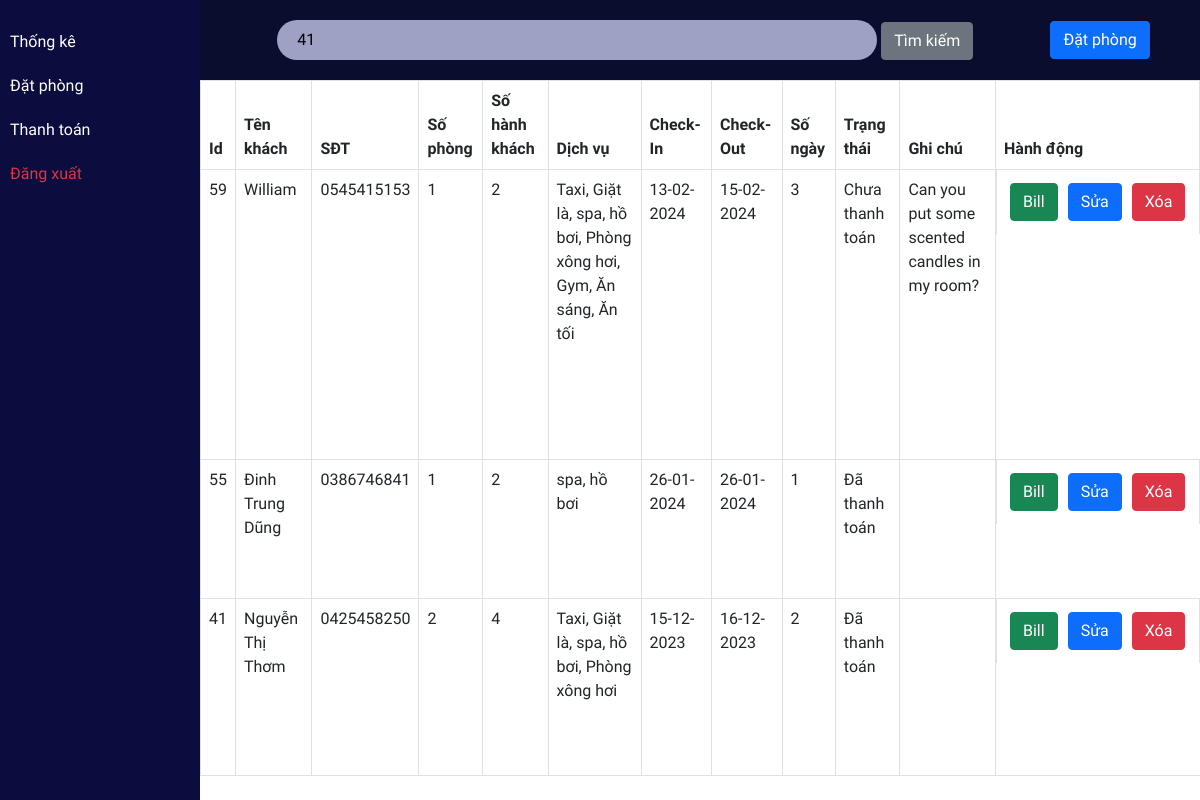
/views/reservation.php?keyword=41 (signed in), run on the app's committed database.
### tables this page shows
CREATE TABLE `reservation` (
  `id` int(11) NOT NULL AUTO_INCREMENT,
  `name` varchar(50) NOT NULL,
  `address` varchar(500) NOT NULL,
  `phone` varchar(15) NOT NULL,
  `email` varchar(50) NOT NULL,
  `no_room` int(5) NOT NULL,
  `no_guess` int(5) NOT NULL,
  `check_in` date NOT NULL,
  `check_out` date NOT NULL,
  `no_day` int(5) NOT NULL,
  `status` tinyint(1) NOT NULL,
  `note` varchar(500) DEFAULT NULL,
  `created_at` timestamp NULL DEFAULT CURRENT_TIMESTAMP,
  PRIMARY KEY (`id`)
);

### controllers/reservationController.php (called while the page is built, shortened)
<?php
include '../models/reservation.php';
class reservationController {
    public function findReservation($keyword) {
        $reservationModel = new reservation();
        $reservations = $reservationModel->findReservation($keyword);
        return $reservations;
    }
}
?>

### models/reservation.php (called while the page is built, shortened)
<?php
class reservation {
    public static function findReservation($keyword){
        global $conn;
        $roombooktablesql = "SELECT reservation.*, GROUP_CONCAT(service.name SEPARATOR ', ') AS listservice
    FROM reservation
    -- JOIN user ON reservation.user_id = user.id
    -- JOIN room_type ON reservation.room_type = room_type.id
    LEFT JOIN chosen_service ON reservation.id = chosen_service.reservation_id
    LEFT JOIN service ON chosen_service.service_id = service.id
    -- TODO: not only name
    WHERE reservation.id LIKE '%$keyword%' OR reservation.name LIKE '%$keyword%' OR reservation.phone LIKE '%$keyword%'
    GROUP BY reservation.id ORDER BY reservation.id DESC";
        $roombookresult = mysqli_query($conn, $roombooktablesql);
        return $roombookresult;
    }
}
?>

### views/reservation.php (the view, shortened to what this page needs)
<?php include 'header.php'; ?>
<?php
include '../controllers/reservationController.php';
$controller = new reservationController();
$keyword = isset($_REQUEST["keyword"]) ? $_REQUEST["keyword"] : "";
if (isset($_GET['keyword'])){
    $result = $controller->findReservation($keyword);
}
else {
    $result = $controller->getAllReservation();
}
?>
<?php include('sidebar.php')?>
  <div class="main-content">
  <div class="searchsection">
    <form action="" method="GET" class="w-75">
        <center>
            <input type="text" name="keyword" id="search_bar" placeholder="Nhập từ khóa tìm kiếm..." value="<?php echo $keyword ?>">
            <button class="btn btn-secondary" type="submit" >Tìm kiếm</button>
        </center>
    </form>
    <a href="reservation_modal_1.php" class="btn btn-primary">
        Đặt phòng
    </a>
    </div>
        <div class="room">
        <table class="table table-bordered" id="table-data">
            <thead>
                <tr>
                    <th scope="col">Id</th>
                    <th scope="col">Tên khách</th>
                    <th scope="col">SĐT</th>
                    <th scope="col">Số phòng</th>
                    <th scope="col">Số hành khách</th>
                    <th scope="col">Dịch vụ</th>
                    <th scope="col">Check-In</th>
                    <th scope="col">Check-Out</th>
                    <th scope="col">Số ngày</th>
                    <th scope="col">Trạng thái</th>
                    <th scope="col">Ghi chú</th>
                    <th scope="col" class="action">Hành động</th>
                </tr>
            </thead>
            <tbody>
                <?php
                    if ($result->num_rows > 0) {
                    foreach ($result as $res){
                ?>
                    <tr>
                        <td><?php echo $res['id'] ?></td>
                        <td><?php echo $res['name'] ?></td>
                        <td><?php echo $res['phone'] ?></td>
                        <td><?php echo $res['no_room'] ?></td>
                        <td><?php echo $res['no_guess'] ?></td>
                        <td>
                            <?php
                            if (isset($res['listservice'])) {
                                echo $res['listservice'];
                            } else {
                                echo '';
                            }
                            ?>
                        </td>
                        <td><?php echo date('d-m-Y', strtotime($res['check_in'])) ?></td>
                        <td><?php echo date('d-m-Y', strtotime($res['check_out'])) ?></td>
                        <td><?php echo $res['no_day'] ?></td>
                        <td>
                            <?php
                            if ($res['status'] == 0) echo 'Chưa thanh toán';
                            elseif ($res['status'] == 1) echo 'Đã thanh toán';
                            elseif ($res['status'] == 2) echo 'Hủy đặt phòng';
                            else echo 'Chưa rõ trạng thái';
                            ?>
                        </td>
                        <td><?php echo $res['note'] ?></td>
                        <td class="action">
                            <button class="btn btn-success" data-bs-toggle="modal" data-bs-target="#paymentModal" onclick="setReservationID(<?php echo $res['id']; ?>)">
                                Bill
                            </button>
                            <?php if(isset($_SESSION['staffRole']) && $_SESSION['staffRole']=='Admin'){ ?>
                            <a href="reservationedit.php?id=<?php echo $res['id'] ?>"><button class="btn btn-primary">Sửa</button></a>
                            <a href="reservation.php?delete=<?php echo $res['id'] ?>" onclick="return confirm('Bạn có chắc muốn xóa đơn #<?php echo $res['id']?> không?')"><button class='btn btn-danger'>Xóa</button></a>
                            <?php } ?>
                        </td>
                    </tr>
                <?php
                }
            } else {
                echo "<tr><td colspan='12' style='text-align: center;'>Không tìm thấy kết quả phù hợp.</td></tr>";
            }
                ?>
            </tbody>
        </table>
    </div>
  </div>
<?php include 'footer.php'; ?>

### css/room.css (style rules this page uses)
:root { --bg-text-shadow: 0 2px 4px rgb(13 0 77 / 8%), 0 3px 6px rgb(13 0 77 / 8%), 0 8px 16px rgb(13 0 77 / 8%); --bg-box-shadow: 0px 0px 20px 6px rgba(8, 8, 15, 0.31); }
* { margin: 0; padding: 0; font-family: Consolas, sans-serif; }
.room { display: flex; position: relative; height: 89vh; overflow-y: scroll; justify-content: space-evenly; flex-wrap: wrap; }

### css/roombook.css (style rules this page uses)
:root { --bg-text-shadow: 0 2px 4px rgb(13 0 77 / 8%), 0 3px 6px rgb(13 0 77 / 8%), 0 8px 16px rgb(13 0 77 / 8%); --bg-box-shadow: 0px 0px 20px 6px rgba(26, 30, 164, 0.31); }
body { background-color: #ffff; }
* { margin: 0; padding: 0; font-family: Consolas, sans-serif; }
.searchsection { height: 80px; width: 100%; display: flex; justify-content: space-evenly; align-items: center; background-color: #0a0d2d; position: relative; z-index: 500; }
#search_bar { height: 40px; width: 80%; border: none; background-color: rgba(195, 198, 233, 0.8); padding-left: 20px; border-radius: 30px; }
a { color: black; }
.action a { text-decoration: none; }
.action button { display: flex; flex-wrap: wrap; margin: 5px; }

### css/dashboard.css (style rules this page uses)
:root { --bg-text-shadow: 0 2px 4px rgb(13 0 77 / 8%), 0 3px 6px rgb(13 0 77 / 8%), 0 8px 16px rgb(13 0 77 / 8%); --bg-box-shadow: 0px 0px 20px 6px rgba(26, 30, 164, 0.31); }
* { margin: 0; padding: 0; font-family: Consolas, sans-serif; }
td.action { display: flex; }
.main-content { margin-left: 200px; }

### data on the page
reservation: id "59", name "William", phone "0545415153", no_room "1", no_guess "2", listservice "Taxi, Giặt là, spa, hồ bơi, Phòng xông hơi, Gym, Ăn sáng, Ăn tối", check_in "13-02-2024", check_out "15-02-2024", no_day "3", status "Chưa thanh toán", note "Can you put some scented candles in my room?"
reservation: id "55", name "Đinh Trung Dũng", phone "0386746841", no_room "1", no_guess "2", listservice "spa, hồ bơi", check_in "26-01-2024", check_out "26-01-2024", no_day "1", status "Đã thanh toán"
reservation: id "41", name "Nguyễn Thị Thơm", phone "0425458250", no_room "2", no_guess "4", listservice "Taxi, Giặt là, spa, hồ bơi, Phòng xông hơi", check_in "15-12-2023", check_out "16-12-2023", no_day "2", status "Đã thanh toán"
